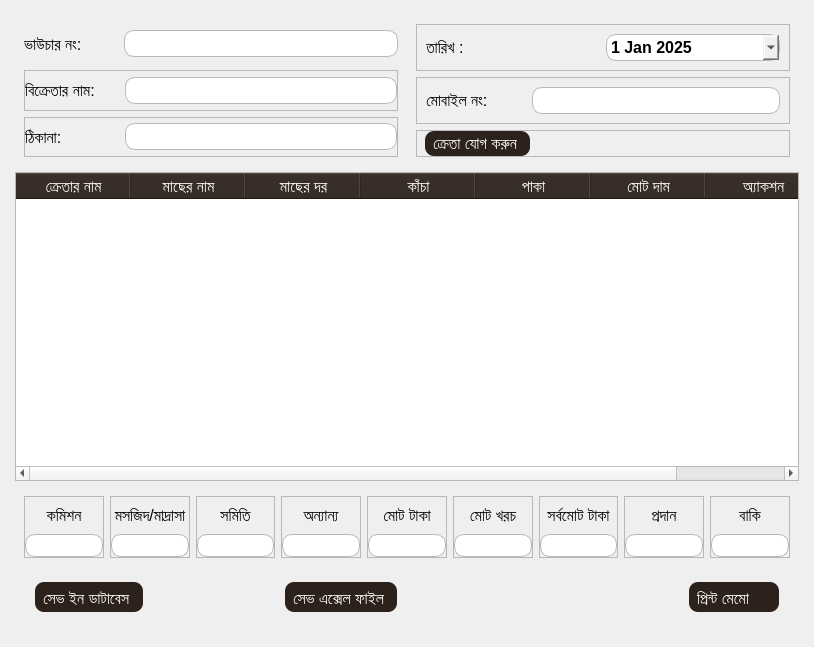
<?xml version="1.0" encoding="UTF-8"?>
<ui version="4.0">
 <class>memoPageMain</class>
 <widget class="QWidget" name="memoPageMain">
  <property name="geometry">
   <rect>
    <x>0</x>
    <y>0</y>
    <width>814</width>
    <height>647</height>
   </rect>
  </property>
  <property name="font">
   <font>
    <family>Arial</family>
    <pointsize>12</pointsize>
   </font>
  </property>
  <property name="windowTitle">
   <string>Form</string>
  </property>
  <property name="styleSheet">
   <string notr="true">*{
  text-align: left;
}
QLineEdit, QDateEdit{
border-radius:10px;
border:1px solid #B8B8B8;
padding:2px;
}
QPushButton{
background-color:#2D221B;
color:white;
padding:3px 12px 0px 8px;
border-radius:9px;
}</string>
  </property>
  <layout class="QVBoxLayout" name="memoPageMain_Layout">
   <property name="spacing">
    <number>6</number>
   </property>
   <property name="leftMargin">
    <number>15</number>
   </property>
   <property name="topMargin">
    <number>15</number>
   </property>
   <property name="rightMargin">
    <number>15</number>
   </property>
   <property name="bottomMargin">
    <number>15</number>
   </property>
   <item>
    <widget class="QWidget" name="memoHeader" native="true">
     <property name="font">
      <font>
       <family>Arial</family>
      </font>
     </property>
     <property name="styleSheet">
      <string notr="true"/>
     </property>
     <layout class="QHBoxLayout" name="memoHeader_Layout">
      <property name="spacing">
       <number>0</number>
      </property>
      <property name="leftMargin">
       <number>0</number>
      </property>
      <property name="topMargin">
       <number>0</number>
      </property>
      <property name="rightMargin">
       <number>0</number>
      </property>
      <property name="bottomMargin">
       <number>0</number>
      </property>
      <item>
       <widget class="QWidget" name="memoHeaderLeft" native="true">
        <property name="minimumSize">
         <size>
          <width>300</width>
          <height>0</height>
         </size>
        </property>
        <property name="font">
         <font>
          <family>Arial</family>
         </font>
        </property>
        <layout class="QVBoxLayout" name="memoHeaderLeft_lLayout">
         <item>
          <widget class="QFrame" name="memoVoucharFrame">
           <property name="font">
            <font>
             <family>Arial</family>
            </font>
           </property>
           <layout class="QHBoxLayout" name="memoVoucharFrame_Layout">
            <property name="spacing">
             <number>0</number>
            </property>
            <property name="leftMargin">
             <number>0</number>
            </property>
            <property name="topMargin">
             <number>0</number>
            </property>
            <property name="rightMargin">
             <number>0</number>
            </property>
            <property name="bottomMargin">
             <number>0</number>
            </property>
            <item>
             <widget class="QLabel" name="voucharLabel">
              <property name="minimumSize">
               <size>
                <width>100</width>
                <height>0</height>
               </size>
              </property>
              <property name="font">
               <font>
                <family>Arial</family>
                <pointsize>12</pointsize>
               </font>
              </property>
              <property name="text">
               <string>ভাউচার নং:</string>
              </property>
             </widget>
            </item>
            <item>
             <widget class="QLineEdit" name="voucharInput">
              <property name="font">
               <font>
                <family>Arial</family>
                <pointsize>12</pointsize>
               </font>
              </property>
             </widget>
            </item>
           </layout>
          </widget>
         </item>
         <item>
          <widget class="QFrame" name="memoSellerFrame">
           <property name="font">
            <font>
             <family>Arial</family>
            </font>
           </property>
           <property name="frameShape">
            <enum>QFrame::StyledPanel</enum>
           </property>
           <property name="frameShadow">
            <enum>QFrame::Raised</enum>
           </property>
           <layout class="QHBoxLayout" name="memoSellerFrame_Layout">
            <property name="spacing">
             <number>0</number>
            </property>
            <property name="leftMargin">
             <number>0</number>
            </property>
            <property name="topMargin">
             <number>0</number>
            </property>
            <property name="rightMargin">
             <number>0</number>
            </property>
            <property name="bottomMargin">
             <number>0</number>
            </property>
            <item>
             <widget class="QLabel" name="sellerNameLabel">
              <property name="minimumSize">
               <size>
                <width>100</width>
                <height>0</height>
               </size>
              </property>
              <property name="font">
               <font>
                <family>Arial</family>
                <pointsize>12</pointsize>
               </font>
              </property>
              <property name="text">
               <string>বিক্রেতার নাম:</string>
              </property>
             </widget>
            </item>
            <item>
             <widget class="QLineEdit" name="sellerNameInput">
              <property name="font">
               <font>
                <family>Arial</family>
                <pointsize>12</pointsize>
               </font>
              </property>
             </widget>
            </item>
           </layout>
          </widget>
         </item>
         <item>
          <widget class="QFrame" name="memoAddressFrame">
           <property name="font">
            <font>
             <family>Arial</family>
            </font>
           </property>
           <property name="frameShape">
            <enum>QFrame::StyledPanel</enum>
           </property>
           <property name="frameShadow">
            <enum>QFrame::Raised</enum>
           </property>
           <layout class="QHBoxLayout" name="memoAddressFrame_Layout">
            <property name="spacing">
             <number>0</number>
            </property>
            <property name="leftMargin">
             <number>0</number>
            </property>
            <property name="topMargin">
             <number>0</number>
            </property>
            <property name="rightMargin">
             <number>0</number>
            </property>
            <property name="bottomMargin">
             <number>0</number>
            </property>
            <item>
             <widget class="QLabel" name="sellerAddresslabel">
              <property name="minimumSize">
               <size>
                <width>100</width>
                <height>0</height>
               </size>
              </property>
              <property name="font">
               <font>
                <family>Arial</family>
                <pointsize>12</pointsize>
               </font>
              </property>
              <property name="text">
               <string>ঠিকানা:</string>
              </property>
             </widget>
            </item>
            <item>
             <widget class="QLineEdit" name="sellerAddressInput">
              <property name="font">
               <font>
                <family>Arial</family>
                <pointsize>12</pointsize>
               </font>
              </property>
             </widget>
            </item>
           </layout>
          </widget>
         </item>
        </layout>
       </widget>
      </item>
      <item>
       <widget class="QWidget" name="memoHeaderRight" native="true">
        <property name="minimumSize">
         <size>
          <width>300</width>
          <height>0</height>
         </size>
        </property>
        <property name="font">
         <font>
          <family>Arial</family>
         </font>
        </property>
        <layout class="QVBoxLayout" name="memoHeaderRight_Layout">
         <item>
          <widget class="QFrame" name="memoDateFrame">
           <property name="font">
            <font>
             <family>Arial</family>
            </font>
           </property>
           <property name="frameShape">
            <enum>QFrame::StyledPanel</enum>
           </property>
           <property name="frameShadow">
            <enum>QFrame::Raised</enum>
           </property>
           <layout class="QHBoxLayout" name="memoDateFrame_Layout">
            <item>
             <widget class="QLabel" name="sellingDatelabel">
              <property name="minimumSize">
               <size>
                <width>100</width>
                <height>0</height>
               </size>
              </property>
              <property name="font">
               <font>
                <family>Arial</family>
                <pointsize>12</pointsize>
               </font>
              </property>
              <property name="text">
               <string>তারিখ :</string>
              </property>
             </widget>
            </item>
            <item>
             <widget class="QDateEdit" name="sellingDateInput">
              <property name="font">
               <font>
                <family>Arial</family>
                <pointsize>12</pointsize>
                <weight>75</weight>
                <bold>true</bold>
               </font>
              </property>
              <property name="calendarPopup">
               <bool>true</bool>
              </property>
              <property name="date">
               <date>
                <year>2025</year>
                <month>1</month>
                <day>1</day>
               </date>
              </property>
             </widget>
            </item>
           </layout>
          </widget>
         </item>
         <item>
          <widget class="QFrame" name="mobileFrame">
           <property name="font">
            <font>
             <family>Arial</family>
             <pointsize>12</pointsize>
            </font>
           </property>
           <property name="frameShape">
            <enum>QFrame::StyledPanel</enum>
           </property>
           <property name="frameShadow">
            <enum>QFrame::Raised</enum>
           </property>
           <layout class="QHBoxLayout" name="mobileFrame_Layout">
            <item>
             <widget class="QLabel" name="sellerMobilelabel">
              <property name="minimumSize">
               <size>
                <width>100</width>
                <height>0</height>
               </size>
              </property>
              <property name="font">
               <font>
                <family>Arial</family>
                <pointsize>12</pointsize>
               </font>
              </property>
              <property name="text">
               <string>মোবাইল নং:</string>
              </property>
             </widget>
            </item>
            <item>
             <widget class="QLineEdit" name="sellerMobileInput">
              <property name="font">
               <font>
                <family>Arial</family>
                <pointsize>12</pointsize>
               </font>
              </property>
             </widget>
            </item>
           </layout>
          </widget>
         </item>
         <item>
          <widget class="QFrame" name="buyerAddFrame">
           <property name="font">
            <font>
             <family>Arial</family>
            </font>
           </property>
           <property name="frameShape">
            <enum>QFrame::StyledPanel</enum>
           </property>
           <property name="frameShadow">
            <enum>QFrame::Raised</enum>
           </property>
           <layout class="QHBoxLayout" name="buyerAddFrame_Layout">
            <property name="spacing">
             <number>0</number>
            </property>
            <property name="leftMargin">
             <number>8</number>
            </property>
            <property name="topMargin">
             <number>0</number>
            </property>
            <property name="rightMargin">
             <number>0</number>
            </property>
            <property name="bottomMargin">
             <number>0</number>
            </property>
            <item alignment="Qt::AlignLeft|Qt::AlignVCenter">
             <widget class="QPushButton" name="addBuyerBtn">
              <property name="font">
               <font>
                <family>Arial</family>
                <pointsize>12</pointsize>
               </font>
              </property>
              <property name="cursor">
               <cursorShape>PointingHandCursor</cursorShape>
              </property>
              <property name="styleSheet">
               <string notr="true">QPushButton{
background-color:#2D221B;
color:white;
padding:3px 8px;
border-radius:9px;
}</string>
              </property>
              <property name="text">
               <string>ক্রেতা যোগ করুন </string>
              </property>
              <property name="icon">
               <iconset resource="../resource.qrc">
                <normaloff>:/icons/icons/user-plus.svg</normaloff>:/icons/icons/user-plus.svg</iconset>
              </property>
              <property name="iconSize">
               <size>
                <width>22</width>
                <height>22</height>
               </size>
              </property>
             </widget>
            </item>
           </layout>
          </widget>
         </item>
        </layout>
       </widget>
      </item>
     </layout>
    </widget>
   </item>
   <item>
    <widget class="QWidget" name="memoBody" native="true">
     <property name="minimumSize">
      <size>
       <width>0</width>
       <height>250</height>
      </size>
     </property>
     <property name="font">
      <font>
       <family>Arial</family>
      </font>
     </property>
     <layout class="QHBoxLayout" name="memoBody_Layout">
      <property name="spacing">
       <number>0</number>
      </property>
      <property name="leftMargin">
       <number>0</number>
      </property>
      <property name="topMargin">
       <number>0</number>
      </property>
      <property name="rightMargin">
       <number>0</number>
      </property>
      <property name="bottomMargin">
       <number>0</number>
      </property>
      <item>
       <widget class="QTableWidget" name="tableWidget">
        <property name="sizePolicy">
         <sizepolicy hsizetype="Expanding" vsizetype="Expanding">
          <horstretch>0</horstretch>
          <verstretch>0</verstretch>
         </sizepolicy>
        </property>
        <property name="font">
         <font>
          <family>Arial</family>
         </font>
        </property>
        <property name="styleSheet">
         <string notr="true">QHeaderView::section, QHeaderView{
    background-color: #2D221B;
    color: white;   
    font-size: 12pt;  
    text-align: center; 
}
</string>
        </property>
        <property name="dragDropMode">
         <enum>QAbstractItemView::DragDrop</enum>
        </property>
        <property name="gridStyle">
         <enum>Qt::SolidLine</enum>
        </property>
        <attribute name="horizontalHeaderCascadingSectionResizes">
         <bool>false</bool>
        </attribute>
        <attribute name="horizontalHeaderDefaultSectionSize">
         <number>115</number>
        </attribute>
        <attribute name="horizontalHeaderMinimumSectionSize">
         <number>80</number>
        </attribute>
        <column>
         <property name="text">
          <string>ক্রেতার নাম</string>
         </property>
        </column>
        <column>
         <property name="text">
          <string>মাছের নাম</string>
         </property>
        </column>
        <column>
         <property name="text">
          <string>মাছের দর</string>
         </property>
        </column>
        <column>
         <property name="text">
          <string>কাঁচা</string>
         </property>
        </column>
        <column>
         <property name="text">
          <string>পাকা</string>
         </property>
        </column>
        <column>
         <property name="text">
          <string>মোট দাম</string>
         </property>
        </column>
        <column>
         <property name="text">
          <string>অ্যাকশন</string>
         </property>
        </column>
       </widget>
      </item>
     </layout>
    </widget>
   </item>
   <item>
    <widget class="QWidget" name="memoBottom" native="true">
     <property name="minimumSize">
      <size>
       <width>0</width>
       <height>80</height>
      </size>
     </property>
     <property name="font">
      <font>
       <family>Arial</family>
      </font>
     </property>
     <property name="styleSheet">
      <string notr="true">QLabel{
text-aligen:center;
}</string>
     </property>
     <layout class="QHBoxLayout" name="horizontalLayout_2">
      <item>
       <widget class="QFrame" name="commisionFrame">
        <property name="font">
         <font>
          <family>Arial</family>
         </font>
        </property>
        <property name="frameShape">
         <enum>QFrame::StyledPanel</enum>
        </property>
        <property name="frameShadow">
         <enum>QFrame::Raised</enum>
        </property>
        <layout class="QVBoxLayout" name="commisionFrame_Layout">
         <property name="spacing">
          <number>0</number>
         </property>
         <property name="leftMargin">
          <number>0</number>
         </property>
         <property name="topMargin">
          <number>0</number>
         </property>
         <property name="rightMargin">
          <number>0</number>
         </property>
         <property name="bottomMargin">
          <number>0</number>
         </property>
         <item>
          <widget class="QLabel" name="commissionLabel">
           <property name="font">
            <font>
             <family>Arial</family>
             <pointsize>12</pointsize>
            </font>
           </property>
           <property name="text">
            <string>কমিশন</string>
           </property>
           <property name="alignment">
            <set>Qt::AlignCenter</set>
           </property>
          </widget>
         </item>
         <item>
          <widget class="QLineEdit" name="commissionInput">
           <property name="font">
            <font>
             <family>Arial</family>
             <pointsize>10</pointsize>
            </font>
           </property>
          </widget>
         </item>
        </layout>
       </widget>
      </item>
      <item>
       <widget class="QFrame" name="mosqueFrame">
        <property name="font">
         <font>
          <family>Arial</family>
         </font>
        </property>
        <property name="frameShape">
         <enum>QFrame::StyledPanel</enum>
        </property>
        <property name="frameShadow">
         <enum>QFrame::Raised</enum>
        </property>
        <layout class="QVBoxLayout" name="mosqueFrame_Layout">
         <property name="spacing">
          <number>0</number>
         </property>
         <property name="leftMargin">
          <number>0</number>
         </property>
         <property name="topMargin">
          <number>0</number>
         </property>
         <property name="rightMargin">
          <number>0</number>
         </property>
         <property name="bottomMargin">
          <number>0</number>
         </property>
         <item>
          <widget class="QLabel" name="mosqueLabel">
           <property name="font">
            <font>
             <family>Arial</family>
             <pointsize>12</pointsize>
            </font>
           </property>
           <property name="text">
            <string>মসজিদ/মাদ্রাসা</string>
           </property>
           <property name="alignment">
            <set>Qt::AlignCenter</set>
           </property>
          </widget>
         </item>
         <item>
          <widget class="QLineEdit" name="mosqueInput">
           <property name="font">
            <font>
             <family>Arial</family>
             <pointsize>10</pointsize>
            </font>
           </property>
          </widget>
         </item>
        </layout>
       </widget>
      </item>
      <item>
       <widget class="QFrame" name="somitiFrame">
        <property name="font">
         <font>
          <family>Arial</family>
         </font>
        </property>
        <property name="frameShape">
         <enum>QFrame::StyledPanel</enum>
        </property>
        <property name="frameShadow">
         <enum>QFrame::Raised</enum>
        </property>
        <layout class="QVBoxLayout" name="somitiFrame_Layout">
         <property name="spacing">
          <number>0</number>
         </property>
         <property name="leftMargin">
          <number>0</number>
         </property>
         <property name="topMargin">
          <number>0</number>
         </property>
         <property name="rightMargin">
          <number>0</number>
         </property>
         <property name="bottomMargin">
          <number>0</number>
         </property>
         <item>
          <widget class="QLabel" name="somitiLabel">
           <property name="font">
            <font>
             <family>Arial</family>
             <pointsize>12</pointsize>
            </font>
           </property>
           <property name="text">
            <string>সমিতি</string>
           </property>
           <property name="alignment">
            <set>Qt::AlignCenter</set>
           </property>
          </widget>
         </item>
         <item>
          <widget class="QLineEdit" name="somitiInput">
           <property name="font">
            <font>
             <family>Arial</family>
             <pointsize>10</pointsize>
            </font>
           </property>
          </widget>
         </item>
        </layout>
       </widget>
      </item>
      <item>
       <widget class="QFrame" name="otherCostFrame">
        <property name="font">
         <font>
          <family>Arial</family>
         </font>
        </property>
        <property name="frameShape">
         <enum>QFrame::StyledPanel</enum>
        </property>
        <property name="frameShadow">
         <enum>QFrame::Raised</enum>
        </property>
        <layout class="QVBoxLayout" name="otherCostFrame_Layout">
         <property name="spacing">
          <number>0</number>
         </property>
         <property name="leftMargin">
          <number>0</number>
         </property>
         <property name="topMargin">
          <number>0</number>
         </property>
         <property name="rightMargin">
          <number>0</number>
         </property>
         <property name="bottomMargin">
          <number>0</number>
         </property>
         <item>
          <widget class="QLabel" name="otherLabel">
           <property name="font">
            <font>
             <family>Arial</family>
             <pointsize>12</pointsize>
            </font>
           </property>
           <property name="text">
            <string>অন্যান্য</string>
           </property>
           <property name="alignment">
            <set>Qt::AlignCenter</set>
           </property>
          </widget>
         </item>
         <item>
          <widget class="QLineEdit" name="otherInput">
           <property name="font">
            <font>
             <family>Arial</family>
             <pointsize>10</pointsize>
            </font>
           </property>
          </widget>
         </item>
        </layout>
       </widget>
      </item>
      <item>
       <widget class="QFrame" name="totalTakaFrame">
        <property name="font">
         <font>
          <family>Arial</family>
         </font>
        </property>
        <property name="frameShape">
         <enum>QFrame::StyledPanel</enum>
        </property>
        <property name="frameShadow">
         <enum>QFrame::Raised</enum>
        </property>
        <layout class="QVBoxLayout" name="totalTakaFrame_Layout">
         <property name="spacing">
          <number>0</number>
         </property>
         <property name="leftMargin">
          <number>0</number>
         </property>
         <property name="topMargin">
          <number>0</number>
         </property>
         <property name="rightMargin">
          <number>0</number>
         </property>
         <property name="bottomMargin">
          <number>0</number>
         </property>
         <item>
          <widget class="QLabel" name="totalTakaLabel">
           <property name="font">
            <font>
             <family>Arial</family>
             <pointsize>12</pointsize>
            </font>
           </property>
           <property name="text">
            <string>মোট টাকা</string>
           </property>
           <property name="alignment">
            <set>Qt::AlignCenter</set>
           </property>
          </widget>
         </item>
         <item>
          <widget class="QLineEdit" name="totalTakaInput">
           <property name="font">
            <font>
             <family>Arial</family>
             <pointsize>10</pointsize>
            </font>
           </property>
          </widget>
         </item>
        </layout>
       </widget>
      </item>
      <item>
       <widget class="QFrame" name="totalCostFrame">
        <property name="font">
         <font>
          <family>Arial</family>
         </font>
        </property>
        <property name="frameShape">
         <enum>QFrame::StyledPanel</enum>
        </property>
        <property name="frameShadow">
         <enum>QFrame::Raised</enum>
        </property>
        <layout class="QVBoxLayout" name="totalCostFrame_Layout">
         <property name="spacing">
          <number>0</number>
         </property>
         <property name="leftMargin">
          <number>0</number>
         </property>
         <property name="topMargin">
          <number>0</number>
         </property>
         <property name="rightMargin">
          <number>0</number>
         </property>
         <property name="bottomMargin">
          <number>0</number>
         </property>
         <item>
          <widget class="QLabel" name="totalCostLabel">
           <property name="font">
            <font>
             <family>Arial</family>
             <pointsize>12</pointsize>
            </font>
           </property>
           <property name="text">
            <string>মোট খরচ</string>
           </property>
           <property name="alignment">
            <set>Qt::AlignCenter</set>
           </property>
          </widget>
         </item>
         <item>
          <widget class="QLineEdit" name="totalCostInput">
           <property name="font">
            <font>
             <family>Arial</family>
             <pointsize>10</pointsize>
            </font>
           </property>
          </widget>
         </item>
        </layout>
       </widget>
      </item>
      <item>
       <widget class="QFrame" name="finalTakaFrame">
        <property name="font">
         <font>
          <family>Arial</family>
         </font>
        </property>
        <property name="frameShape">
         <enum>QFrame::StyledPanel</enum>
        </property>
        <property name="frameShadow">
         <enum>QFrame::Raised</enum>
        </property>
        <layout class="QVBoxLayout" name="finalTakaFrame_Layout">
         <property name="spacing">
          <number>0</number>
         </property>
         <property name="leftMargin">
          <number>0</number>
         </property>
         <property name="topMargin">
          <number>0</number>
         </property>
         <property name="rightMargin">
          <number>0</number>
         </property>
         <property name="bottomMargin">
          <number>0</number>
         </property>
         <item>
          <widget class="QLabel" name="finalTakaLabel">
           <property name="font">
            <font>
             <family>Arial</family>
             <pointsize>12</pointsize>
            </font>
           </property>
           <property name="text">
            <string>সর্বমোট টাকা</string>
           </property>
           <property name="alignment">
            <set>Qt::AlignCenter</set>
           </property>
          </widget>
         </item>
         <item>
          <widget class="QLineEdit" name="finalTakaInput">
           <property name="font">
            <font>
             <family>Arial</family>
             <pointsize>10</pointsize>
            </font>
           </property>
          </widget>
         </item>
        </layout>
       </widget>
      </item>
      <item>
       <widget class="QFrame" name="sellerPaidFrame">
        <property name="font">
         <font>
          <family>Arial</family>
         </font>
        </property>
        <property name="frameShape">
         <enum>QFrame::StyledPanel</enum>
        </property>
        <property name="frameShadow">
         <enum>QFrame::Raised</enum>
        </property>
        <layout class="QVBoxLayout" name="sellerPaidFrame_Layout">
         <property name="spacing">
          <number>0</number>
         </property>
         <property name="leftMargin">
          <number>0</number>
         </property>
         <property name="topMargin">
          <number>0</number>
         </property>
         <property name="rightMargin">
          <number>0</number>
         </property>
         <property name="bottomMargin">
          <number>0</number>
         </property>
         <item>
          <widget class="QLabel" name="sellerPaidTakaLabel">
           <property name="font">
            <font>
             <family>Arial</family>
             <pointsize>12</pointsize>
            </font>
           </property>
           <property name="text">
            <string>প্রদান</string>
           </property>
           <property name="alignment">
            <set>Qt::AlignCenter</set>
           </property>
          </widget>
         </item>
         <item>
          <widget class="QLineEdit" name="sellerPaidTakaInput">
           <property name="font">
            <font>
             <family>Arial</family>
             <pointsize>10</pointsize>
            </font>
           </property>
          </widget>
         </item>
        </layout>
       </widget>
      </item>
      <item>
       <widget class="QFrame" name="remainFrame">
        <property name="font">
         <font>
          <family>Arial</family>
         </font>
        </property>
        <property name="frameShape">
         <enum>QFrame::StyledPanel</enum>
        </property>
        <property name="frameShadow">
         <enum>QFrame::Raised</enum>
        </property>
        <layout class="QVBoxLayout" name="remainFrame_Layout">
         <property name="spacing">
          <number>0</number>
         </property>
         <property name="leftMargin">
          <number>0</number>
         </property>
         <property name="topMargin">
          <number>0</number>
         </property>
         <property name="rightMargin">
          <number>0</number>
         </property>
         <property name="bottomMargin">
          <number>0</number>
         </property>
         <item>
          <widget class="QLabel" name="remainTakaLabel">
           <property name="font">
            <font>
             <family>Arial</family>
             <pointsize>12</pointsize>
            </font>
           </property>
           <property name="text">
            <string>বাকি</string>
           </property>
           <property name="alignment">
            <set>Qt::AlignCenter</set>
           </property>
          </widget>
         </item>
         <item>
          <widget class="QLineEdit" name="remainTakaInput">
           <property name="font">
            <font>
             <family>Arial</family>
             <pointsize>10</pointsize>
            </font>
           </property>
          </widget>
         </item>
        </layout>
       </widget>
      </item>
     </layout>
    </widget>
   </item>
   <item>
    <widget class="QWidget" name="memoFooter" native="true">
     <property name="minimumSize">
      <size>
       <width>0</width>
       <height>50</height>
      </size>
     </property>
     <property name="font">
      <font>
       <family>Arial</family>
      </font>
     </property>
     <property name="styleSheet">
      <string notr="true"/>
     </property>
     <layout class="QHBoxLayout" name="horizontalLayout">
      <property name="leftMargin">
       <number>20</number>
      </property>
      <property name="rightMargin">
       <number>20</number>
      </property>
      <property name="bottomMargin">
       <number>20</number>
      </property>
      <item alignment="Qt::AlignLeft">
       <widget class="QPushButton" name="clearBtn">
        <property name="minimumSize">
         <size>
          <width>0</width>
          <height>30</height>
         </size>
        </property>
        <property name="font">
         <font>
          <family>Arial</family>
          <pointsize>12</pointsize>
         </font>
        </property>
        <property name="cursor">
         <cursorShape>PointingHandCursor</cursorShape>
        </property>
        <property name="text">
         <string>সেভ ইন ডাটাবেস</string>
        </property>
        <property name="icon">
         <iconset resource="../resource.qrc">
          <normaloff>:/icons/icons/database.svg</normaloff>:/icons/icons/database.svg</iconset>
        </property>
        <property name="iconSize">
         <size>
          <width>22</width>
          <height>22</height>
         </size>
        </property>
        <property name="checkable">
         <bool>true</bool>
        </property>
        <property name="autoExclusive">
         <bool>true</bool>
        </property>
       </widget>
      </item>
      <item alignment="Qt::AlignLeft">
       <widget class="QPushButton" name="saveBtn">
        <property name="minimumSize">
         <size>
          <width>0</width>
          <height>30</height>
         </size>
        </property>
        <property name="font">
         <font>
          <family>Arial</family>
          <pointsize>12</pointsize>
         </font>
        </property>
        <property name="cursor">
         <cursorShape>PointingHandCursor</cursorShape>
        </property>
        <property name="text">
         <string>সেভ এক্সেল ফাইল</string>
        </property>
        <property name="icon">
         <iconset resource="../resource.qrc">
          <normaloff>:/icons/icons/save.svg</normaloff>:/icons/icons/save.svg</iconset>
        </property>
        <property name="iconSize">
         <size>
          <width>22</width>
          <height>22</height>
         </size>
        </property>
        <property name="checkable">
         <bool>true</bool>
        </property>
        <property name="autoExclusive">
         <bool>true</bool>
        </property>
       </widget>
      </item>
      <item alignment="Qt::AlignRight">
       <widget class="QPushButton" name="printBtn">
        <property name="minimumSize">
         <size>
          <width>90</width>
          <height>30</height>
         </size>
        </property>
        <property name="font">
         <font>
          <family>Arial</family>
          <pointsize>12</pointsize>
         </font>
        </property>
        <property name="cursor">
         <cursorShape>PointingHandCursor</cursorShape>
        </property>
        <property name="text">
         <string>প্রিন্ট মেমো</string>
        </property>
        <property name="icon">
         <iconset resource="../resource.qrc">
          <normaloff>:/icons/icons/printer.svg</normaloff>:/icons/icons/printer.svg</iconset>
        </property>
        <property name="iconSize">
         <size>
          <width>22</width>
          <height>22</height>
         </size>
        </property>
        <property name="checkable">
         <bool>true</bool>
        </property>
        <property name="autoExclusive">
         <bool>true</bool>
        </property>
       </widget>
      </item>
     </layout>
    </widget>
   </item>
  </layout>
 </widget>
 <resources>
  <include location="../resource.qrc"/>
 </resources>
 <connections/>
</ui>
